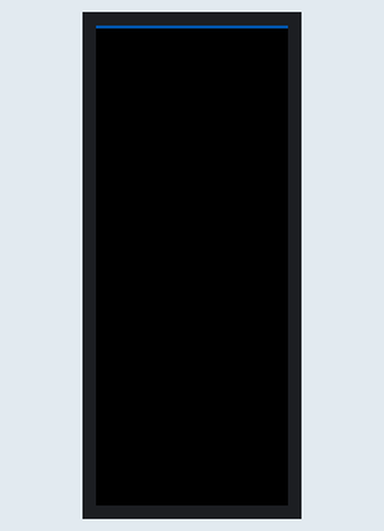
A sketch run on a simulated Arduino Mega 2560, built for the host (arithmetic inside an expression is 32-bit, double 64-bit). Parts: 64×160 colour display. What the sketch prints to the serial monitor is not drawn.

Above: at 1.1 s.
At 6.7 s:
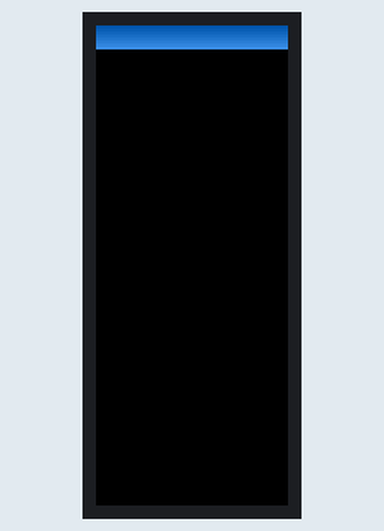
At 13.2 s:
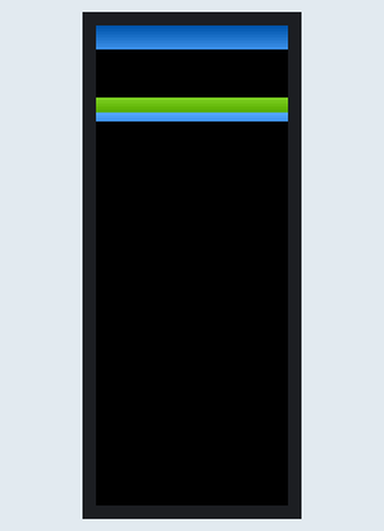
At 19.6 s:
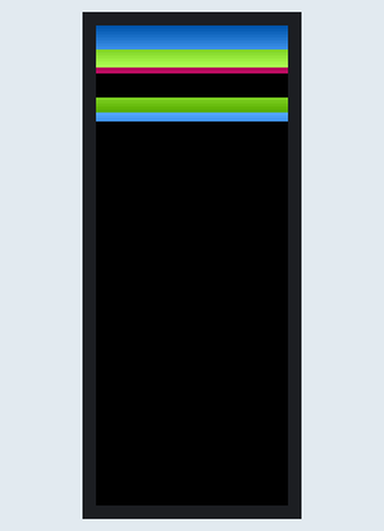
At 26.0 s:
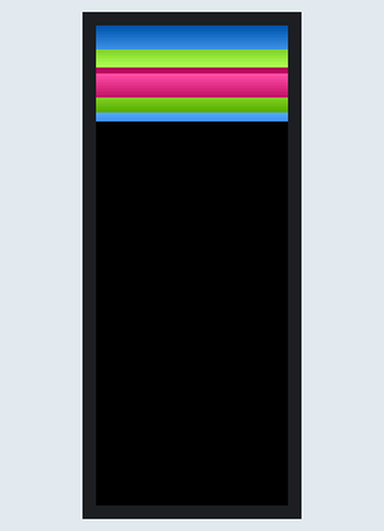
At 39.77 s:
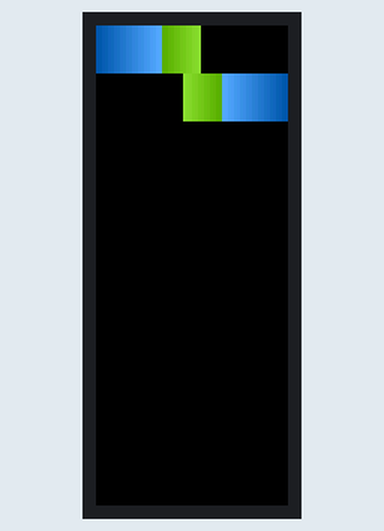

The sketch:

ROW_MAPPING_TEST.ino
```cpp
/*
 * Row Mapping Reverse Engineering Test
 *
 * This sketch will systematically draw pixel rows to reverse-engineer
 * the panel's actual row addressing scheme
 *
 * Since row 1 works correctly, we'll draw pixels at specific rows
 * to see where they actually appear on the physical panel
 */

#include <Adafruit_Protomatter.h>

#define PANEL_WIDTH 64
#define PANEL_HEIGHT 32

uint8_t rgbPins[]  = {4, 5, 6, 7, 15, 16};  // R1, G1, B1, R2, G2, B2 (standard)
uint8_t addrPins[] = {17, 18, 8};           // A, B, C (NEW WIRING)
uint8_t clockPin   = 9;                      // CLK (NEW WIRING)
uint8_t latchPin   = 47;                     // LAT (NEW WIRING)
uint8_t oePin      = 48;                     // OE (NEW WIRING)

Adafruit_Protomatter matrix(
  PANEL_WIDTH,      // Width
  1,                // Bit depth
  6,                // RGB count
  rgbPins,          // RGB pins
  3,                // Address count
  addrPins,         // Address pins
  clockPin,         // Clock pin
  latchPin,         // Latch pin
  oePin,            // OE pin
  true,             // Double-buffered
  -2                // Row pattern
);

void setup() {
  Serial.begin(115200);
  delay(1000);
  Serial.println();
  Serial.println("=== ROW MAPPING TEST (manual step) ===");
  Serial.println("Instructions:");
  Serial.println("- After each step, press ENTER (send any character) in Serial Monitor to continue");
  Serial.println("- Describe exactly where you see the red pixels (row number from top)");
  Serial.println();

  Serial.println("Row Mapping Reverse Engineering Test");
  Serial.println("====================================");
  Serial.println();

  if (matrix.begin() != PROTOMATTER_OK) {
    Serial.println("Failed to initialize matrix!");
    while(1) delay(1000);
  }

  Serial.println("Matrix initialized. Starting row mapping test...");
  Serial.println("(Note: Colors reduced to 50% brightness)");
  Serial.println();
  Serial.println("Current pin configuration:");
  Serial.println("RGB: R1=4, G1=5, B1=6, R2=7, G2=15, B2=16");
  Serial.println("Address: A=17, B=18, C=8");
  Serial.println("Control: CLK=9, LAT=47, OE=48");
  Serial.println();
  Serial.println("First we'll clear the display.");
  testRowMapping();
}

void loop() {
  delay(1000);
}

// Remap software row to physical position
int remapRow(int softwareY) {
  // Physical order observed:
  // 0-7: Software 0-7 (no change)
  // 8-15: Software 16-23 (shift -8)
  // 16-23: Software 31-24 (shift -8, reversed)
  // 24-31: Software 15-8 (shift +16, reversed)

  if (softwareY < 8) {
    // Software 0-7 -> Physical 0-7
    return softwareY;
  } else if (softwareY < 16) {
    // Software 8-15 -> Physical 24-31 (reversed)
    return 39 - softwareY;  // 8->31, 9->30, ..., 15->24
  } else if (softwareY < 24) {
    // Software 16-23 -> Physical 8-15
    return softwareY - 8;
  } else {
    // Software 24-31 -> Physical 16-23 (reversed)
    return 47 - softwareY;  // 24->23, 25->22, ..., 31->16
  }
}

void testRowMapping() {
  Serial.println("Drawing rows ONE BY ONE with remapping, leaving them on...");
  Serial.println("Watch where each row appears!");
  Serial.println();

  // Draw each row one at a time, leaving them visible
  for (int y = 0; y < 32; y++) {
    uint8_t r = (y * 8) % 256;
    uint8_t g = ((y * 8) + 85) % 256;
    uint8_t b = ((y * 8) + 170) % 256;
    uint16_t color = matrix.color565(r, g, b);

    // Get remapped physical position
    int physicalY = remapRow(y);

    // Draw full row across width at remapped position
    for (int x = 0; x < 64; x++) {
      matrix.drawPixel(x, physicalY, color);
    }
    matrix.show();

    Serial.print("Software row "); Serial.print(y);
    Serial.print(" -> Physical row "); Serial.println(physicalY);
    delay(800);
  }

  Serial.println();
  Serial.println("All rows drawn with remapping!");
  Serial.println("Rainbow should now be in correct order from top to bottom");

  delay(5000);

  // Now test columns
  Serial.println();
  Serial.println("NOW testing COLUMNS...");
  Serial.println("Drawing columns ONE BY ONE with rainbow, leaving them on...");
  Serial.println();

  // Clear screen first
  matrix.fillScreen(matrix.color565(0, 0, 0));
  matrix.show();
  delay(1000);

  // Draw each column one at a time, leaving them visible
  for (int x = 0; x < 64; x++) {
    uint8_t r = (x * 4) % 256;
    uint8_t g = ((x * 4) + 85) % 256;
    uint8_t b = ((x * 4) + 170) % 256;
    uint16_t color = matrix.color565(r, g, b);

    // Draw full column down height
    for (int y = 0; y < 32; y++) {
      int physicalY = remapRow(y);

      // Reverse columns for physical rows 16-23 and 24-31 (software rows 24-31 and 8-15)
      int physicalX = x;
      if (physicalY >= 16) {
        physicalX = 63 - x;
      }

      matrix.drawPixel(physicalX, physicalY, color);
    }
    matrix.show();

    Serial.print("Column "); Serial.println(x);
    delay(200);
  }

  Serial.println();
  Serial.println("All columns drawn!");
  Serial.println("Tell me if rainbow appears correctly left to right");
}

void waitForEnter() {
  while (!Serial.available()) {
    delay(10);
  }
  // flush buffer
  while (Serial.available()) {
    Serial.read();
  }
}
```

Measured:
- what the display in image 0 shows lasts 0.8 s, from 1.1 s to 1.9 s
- what the display in image 4 shows lasts 5.8 s, from 26.0 s to 31.8 s
